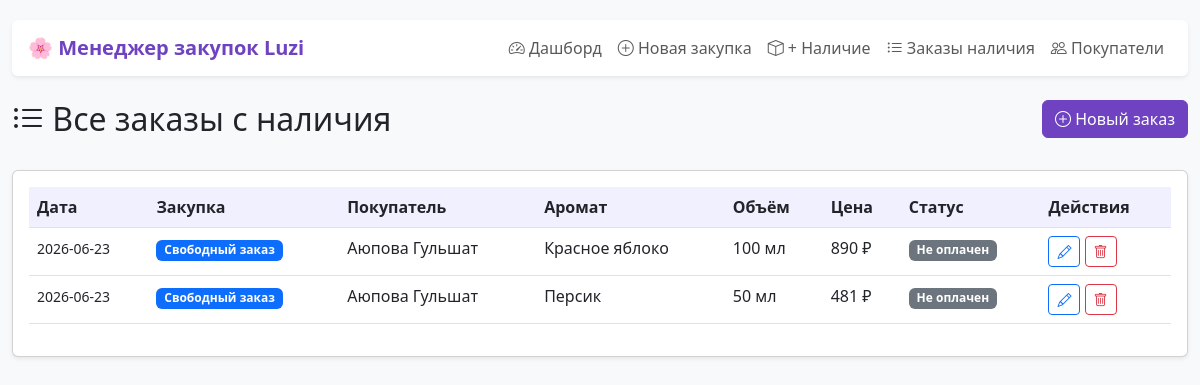
Page /nalichie on the earlier database version.
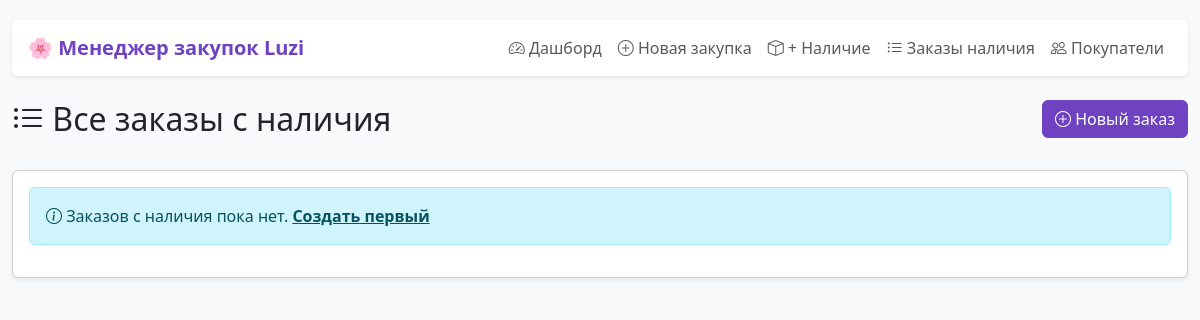
Same page on the later database version.
### tables this page shows
CREATE TABLE nalichie_orders (
            id INTEGER PRIMARY KEY AUTOINCREMENT,
            zakupka_id INTEGER,
            buyer_name TEXT NOT NULL,
            aroma_name TEXT NOT NULL,
            volume_ml INTEGER NOT NULL,
            price REAL NOT NULL,
            created_at TEXT DEFAULT '',
            FOREIGN KEY (zakupka_id) REFERENCES zakupkas (id)
        );

### app.py (the view)
@app.get("/nalichie", response_class=HTMLResponse)
async def nalichie_list(request: Request):
    db = get_db()
    orders_raw = db.execute("""
        SELECT
            no.*,
            COALESCE(z.name, 'Свободный заказ') as zakupka_name,
            COALESCE(s.upakovka, 0) as upakovka,
            COALESCE(s.payment_nalichie, 0) as payment_nalichie
        FROM nalichie_orders no
        LEFT JOIN zakupkas z ON no.zakupka_id = z.id
        LEFT JOIN statuses s ON s.nalichie_order_id = no.id
        ORDER BY no.created_at DESC
    """).fetchall()
    orders = [row_to_dict(o) for o in orders_raw]
    db.close()
    return templates.TemplateResponse("nalichie_list.html", {
        "request": request,
        "orders": orders
    })

### templates/nalichie_list.html (shortened to what this page needs)
{% extends "base.html" %}
{% block content %}
<div class="row mb-4">
    <div class="col">
        <h2><i class="bi bi-list-ul"></i> Все заказы с наличия</h2>
    </div>
    <div class="col text-end">
        <a href="/nalichie/new" class="btn btn-primary">
            <i class="bi bi-plus-circle"></i> Новый заказ
        </a>
    </div>
</div>
<div class="card shadow-sm">
    <div class="card-body">
        {% if orders %}
        <div class="table-responsive">
            <table class="table table-hover">
                <thead>
                    <tr>
                        <th>Дата</th>
                        <th>Закупка</th>
                        <th>Покупатель</th>
                        <th>Аромат</th>
                        <th>Объём</th>
                        <th>Цена</th>
                        <th>Статус</th>
                        <th>Действия</th>
                    </tr>
                </thead>
                <tbody>
                    {% for order in orders %}
                    <tr>
                        <td><small>{{ order.created_at[:10] if order.created_at else '—' }}</small></td>
                        <td>
                            {% if order.zakupka_name %}
                            <span class="badge bg-primary">{{ order.zakupka_name }}</span>
                            {% else %}
                            <span class="badge bg-warning text-dark">Свободный</span>
                            {% endif %}
                        </td>
                        <td>{{ order.buyer_name }}</td>
                        <td>{{ order.aroma_name }}</td>
                        <td>{{ order.volume_ml }} мл</td>
                        <td>{{ "%.0f"|format(order.price) }} ₽</td>
                        <td>
                            {% if order.payment_nalichie %}
                            <span class="badge bg-success">Оплачен</span>
                            {% else %}
                            <span class="badge bg-secondary">Не оплачен</span>
                            {% endif %}
                        </td>
                        <td>
                            <a href="/nalichie/edit/{{ order.id }}" class="btn btn-sm btn-outline-primary" title="Редактировать">
                                <i class="bi bi-pencil"></i>
                            </a>
                            <a href="/nalichie/delete/{{ order.id }}" class="btn btn-sm btn-outline-danger"
                               onclick="return confirm('Удалить заказ {{ order.aroma_name }} для {{ order.buyer_name }}?')" title="Удалить">
                                <i class="bi bi-trash"></i>
                            </a>
                        </td>
                    </tr>
                    {% endfor %}
                </tbody>
            </table>
        </div>
        {% else %}
        <div class="alert alert-info">
            <i class="bi bi-info-circle"></i> Заказов с наличия пока нет.
            <a href="/nalichie/new" class="alert-link">Создать первый</a>
        </div>
        {% endif %}
    </div>
</div>
{% endblock %}

### templates/base.html (shortened to what this page needs)
<!DOCTYPE html>
<html lang="ru">
<head>
    <link href="https://cdn.jsdelivr.net/npm/bootstrap@5.3.0/dist/css/bootstrap.min.css" rel="stylesheet">
    <link href="https://cdn.jsdelivr.net/npm/bootstrap-icons@1.11.0/font/bootstrap-icons.css" rel="stylesheet">
<link rel="stylesheet" href="/static/css/main.css">
<link rel="stylesheet" href="/static/css/mobile.css">
</head>
<body>
<div class="container-fluid">
<nav class="navbar navbar-expand-lg navbar-light bg-white rounded shadow-sm mb-4 px-3">
<a class="navbar-brand" href="/">🌸 Менеджер закупок Luzi</a>
<div class="collapse navbar-collapse" id="navbarNav">
<ul class="navbar-nav ms-auto">
<li class="nav-item"><a class="nav-link" href="/"><i class="bi bi-speedometer2"></i> Дашборд</a></li>
<li class="nav-item"><a class="nav-link" href="/zakupka/new"><i class="bi bi-plus-circle"></i> Новая закупка</a></li>
<li class="nav-item"><a class="nav-link" href="/nalichie/new"><i class="bi bi-box"></i> + Наличие</a></li>
<li class="nav-item"><a class="nav-link" href="/nalichie"><i class="bi bi-list-ul"></i> Заказы наличия</a></li>
<li class="nav-item"><a class="nav-link" href="/buyers"><i class="bi bi-people"></i> Покупатели</a></li>
</ul>
</div>
</nav>
{% block content %}{% endblock %}
</div>
</body>
</html>

### static/css/main.css (style rules this page uses)
body { padding-top: 20px; background-color: #f8f9fa; }
.navbar-brand { font-weight: bold; color: #6f42c1 !important; }
.btn-primary { background-color: #6f42c1; border-color: #6f42c1; }

Differences in the rows shown:
removed nalichie_orders: created_at "2026-06-23", zakupka_name "Свободный заказ", buyer_name "Аюпова Гульшат", aroma_name "Красное яблоко", volume_ml "100", price "890"
removed nalichie_orders: created_at "2026-06-23", zakupka_name "Свободный заказ", buyer_name "Аюпова Гульшат", aroma_name "Персик", volume_ml "50", price "481"
Other differences:
text no longer shown: "Дата Закупка Покупатель Аромат Объём Цена Статус Действия"
text now shown: "Заказов с наличия пока нет. Создать первый"
